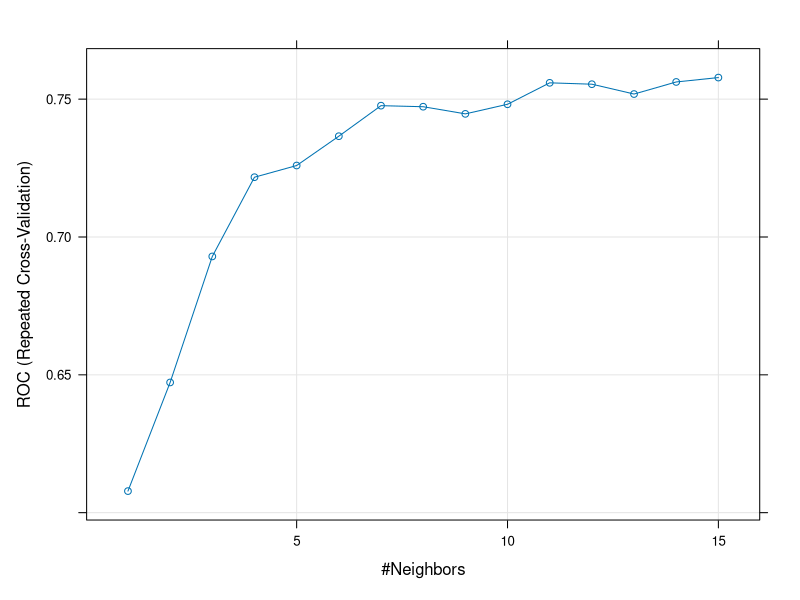
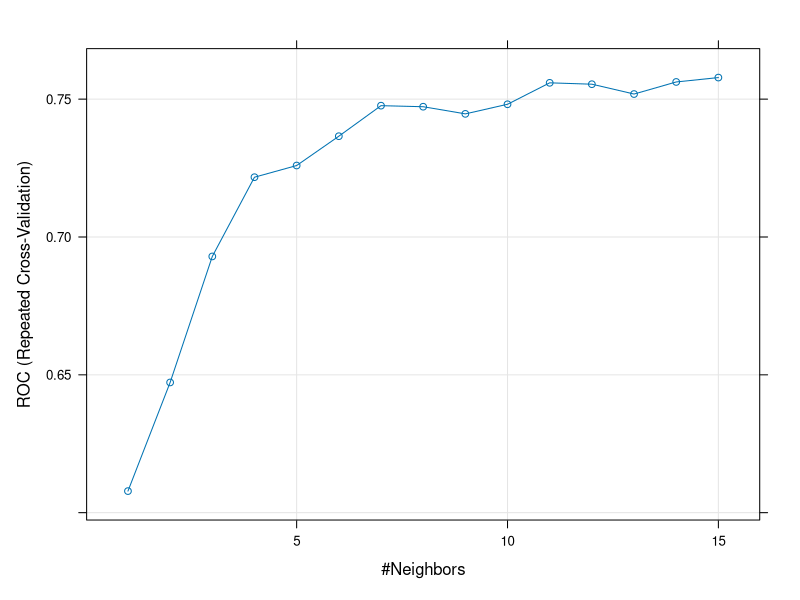
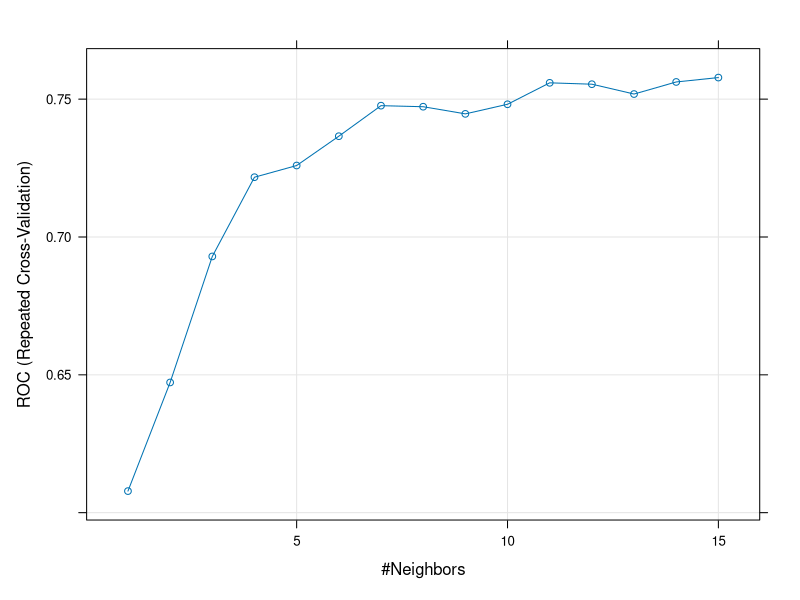

These figures' R source, in order: (Note: this script raises an error after producing the figures.)
## ---- chunk 1
knitr::opts_chunk$set(echo = TRUE)
## ---- chunk 2
library(pROC)
library(caret)
dane <- read.csv("stroke.csv", sep=";")

# usuwanie brakow danych

sum(sapply(dane, function(x) sum(is.na(x))))
dane <-na.omit(dane)

# zamiana zmiennych kategorycznych 
# gender i evermarried na wartości zero-jednykowe 

dummy_data <- dummyVars(~ work_type, data = dane)
dummy_data_transformed <- as.data.frame(predict(dummy_data, newdata = dane))
dane1 <- cbind(dane, dummy_data_transformed)

dummy_data <- dummyVars(~ Residence_type, data = dane1)
dummy_data_transformed <- as.data.frame(predict(dummy_data, newdata = dane1))
dane1 <- cbind(dane1, dummy_data_transformed)

dummy_data <- dummyVars(~ smoking_status, data = dane1)
dummy_data_transformed <- as.data.frame(predict(dummy_data, newdata = dane1))
dane1 <- cbind(dane1, dummy_data_transformed)

dane1$gender <- ifelse(dane1$gender == "Male", 1, 0)
dane1$ever_married <- ifelse(dane1$ever_married == "Yes", 1, 0)
dane1$Stroke <- dane1$stroke

dane1 <- dane1[,-c(6,7,10,11)]
str(dane1)
table(dane1$Stroke)
dane1$Stroke <- factor(dane1$Stroke,levels = c("0", "1"), labels = c("nie", "tak"))
str(dane1)

# bilansowanie danych 
dane1 <- dane1[1:1000,] 

# standaryzacja danych
scaled_data <- as.data.frame(scale(dane1[,-19]))
scaled_data$Stroke <- dane1$Stroke
## ---- chunk 3
# bez standaryzacji

set.seed(123)
ind <- sample(2, nrow(dane1), replace = TRUE, prob = c(0.7, 0.3))
train_set <- dane1[ind==1,]
test_set <- dane1[ind==2,]
# ze standaryzacja

set.seed(123)
ind <- sample(2, nrow(scaled_data), replace = TRUE, prob = c(0.7, 0.3))
train_set2 <- scaled_data[ind==1,]
test_set2 <- scaled_data[ind==2,]
## ---- chunk 4
# KNN
trControl <- trainControl(method = "repeatedcv", 
                          number = 10,  
                          repeats = 3,  
                          classProbs = TRUE,
                          summaryFunction = twoClassSummary) 
set.seed(1234)
fit <- train(Stroke ~ ., 
             data = train_set,
             tuneGrid   = expand.grid(k = 1:15),
             method = "knn",
             tuneLength = 20,
             metric     = "ROC", 
             trControl = trControl,
             preProc = c("center", "scale"))  


fit
plot(fit)
varImp(fit)

pred <- predict(fit, newdata = test_set )
confusionMatrix(pred, test_set$Stroke, positive = 'tak' )
## ---- chunk 5
# K-NN
trControl <- trainControl(method = "repeatedcv", 
                          number = 10,  
                          repeats = 3,  
                          classProbs = TRUE,
                          summaryFunction = twoClassSummary)  
set.seed(1234)
fit <- train(Stroke ~ ., 
             data = train_set2,
             tuneGrid   = expand.grid(k = 1:15),
             method = "knn",
             tuneLength = 20,
             metric     = "ROC", 
             trControl = trControl,
             preProc = c("center", "scale"))  

fit
plot(fit)
varImp(fit)

pred <- predict(fit, newdata = test_set2 )
confusionMatrix(pred, test_set2$Stroke, positive = 'tak' )
## ---- chunk 6
# KNN
trControl <- trainControl(method = "repeatedcv", 
                          number = 10,  
                          repeats = 3,  
                          classProbs = TRUE,
                          summaryFunction = twoClassSummary)  
set.seed(1234)
fit <- train(Stroke ~ ., 
             data = train_set2,
             tuneGrid   = expand.grid(k = 1:15),
             method = "knn",
             tuneLength = 20,
             metric     = "ROC", 
             trControl = trControl,
             preProc = c("center", "scale"))  

fit
plot(fit)
varImp(fit)

pred <- predict(fit, newdata = test_set2 )
confusionMatrix(pred, test_set2$Stroke, positive = 'tak' )
## ---- chunk 7
trControl <- trainControl(method = "repeatedcv", 
                          number = 10,  
                          repeats = 1,  
                          classProbs = TRUE,
                          summaryFunction = twoClassSummary)  
# KKNN
fit <- train(Stroke ~ ., 
             data = train_set,
             method = "kknn",
             tuneLength = 5,
             metric     = "ROC", 
             trControl = trControl,
             preProc = c("center", "scale"))


fit
plot(fit)
varImp(fit)

pred <- predict(fit, newdata = test_set )
confusionMatrix(pred, test_set$Stroke, positive = 'tak' )
## ---- chunk 8
#regresja logisyczna 
formula <- Stroke~.
model <- glm(formula , data = train_set, family = binomial)

#predykcja na zbiorze testowym
predictions <- predict(model, test_set, type = 'response')

#zamiana prawdopodobienstwa na 0 i 1 
predicted_classes <- ifelse(predictions >= 0.5, 'tak' , 'nie')
predicted_classes <- as.factor(predicted_classes)
confusionMatrix(predicted_classes, test_set$Stroke, positive = 'tak' )
## ---- chunk 9
# regresja logisyczna 
formula <- Stroke~.
model <- glm(formula , data = train_set2, family = binomial)

# predykcja na zbiorze testowym
predictions <- predict(model, test_set2, type = 'response')

# zamiana prawdopodobienstwa na 0 i 1 
predicted_classes <- ifelse(predictions >= 0.5, 'tak' , 'nie')
predicted_classes <- as.factor(predicted_classes)
confusionMatrix(predicted_classes, test_set2$Stroke, positive = 'tak' )
## ---- chunk 10
# Funkcja do wykrywania wartości odstających na podstawie IQR
detect_outliers_iqr <- function(series) {
  Q1 <- quantile(series, 0.25, na.rm = TRUE)
  Q3 <- quantile(series, 0.75, na.rm = TRUE)
  IQR <- Q3 - Q1
  lower_bound <- Q1 - 1.5 * IQR
  upper_bound <- Q3 + 1.5 * IQR
  outliers <- (series < lower_bound) | (series > upper_bound)
  return(outliers)
}

# Funkcja do wykrywania wartości odstających na podstawie odchylenia standardowego
detect_outliers_std <- function(series, n_std = 3) {
  mean_val <- mean(series, na.rm = TRUE)
  std_val <- sd(series, na.rm = TRUE)
  lower_bound <- mean_val - n_std * std_val
  upper_bound <- mean_val + n_std * std_val
  outliers <- (series < lower_bound) | (series > upper_bound)
  return(outliers)
}

remove_outliers <- function(data, method = "IQR") {
  if (method == "IQR") {
    outliers <- apply(data, 2, detect_outliers_iqr)
  } else if (method == "STD") {
    outliers <- apply(data, 2, detect_outliers_std)
  } else {
    stop("Nieznana metoda. Wprowadź 'IQR' lub 'STD'.")
  }
  
# Usuwanie obserwacji odstających ze zbioru danych
  data_cleaned <- data
  data_cleaned[outliers] <- NA
  data_cleaned <- na.omit(data_cleaned)
  
  return(data_cleaned)
}

# Wykrywanie obserwacji odstających i usuwanie ich na podstawie wybranej metody
kolumny_do_usuniecia_odstajacych <- dane1[, c(2, 6, 7)]

# Usuwanie obserwacji odstających tylko z wybranych kolumn
kolumny_po_usunieciu_iqr <- remove_outliers(kolumny_do_usuniecia_odstajacych, method = "IQR")

dane_po_usunieciu_iqr <- dane1[rownames(kolumny_po_usunieciu_iqr), ]
table(dane_po_usunieciu_iqr$Stroke)

# bez standaryzacji 
set.seed(123)
ind <- sample(2, nrow(dane_po_usunieciu_iqr), replace = TRUE, prob = c(0.7, 0.3))
train_set3 <- dane_po_usunieciu_iqr[ind==1,]
test_set3 <- dane_po_usunieciu_iqr[ind==2,]



# regresja logisyczna 
formula <- Stroke~.
model <- glm(formula , data = train_set3, family = binomial)

# predykcja na zbiorze testowym
predictions <- predict(model, test_set3, type = 'response')

# zamiana prawdopodobienstwa na 0 i 1 
predicted_classes <- ifelse(predictions >= 0.5, 'tak' , 'nie')
predicted_classes <- as.factor(predicted_classes)
confusionMatrix(predicted_classes, test_set3$Stroke, positive = 'tak' )
## ---- chunk 11
# KNN
trControl <- trainControl(method = "repeatedcv", 
                          number = 10,  
                          repeats = 3, 
                          classProbs = TRUE,
                          summaryFunction = twoClassSummary)  
set.seed(1234)
fit <- train(Stroke ~ ., 
             data = train_set,
             tuneGrid   = expand.grid(k = 1:20),
             method = "knn",
             tuneLength = 20,
             metric     = "ROC", 
             trControl = trControl,
             preProc = c("center", "scale")) 

pred <- predict(fit, newdata = test_set )
confusionMatrix(pred, test_set$Stroke, positive = 'tak' )

# Wykres ROC i AUC 
pred <- predict(fit, newdata = test_set, type = 'prob')[,2]
roc_obj <- roc(test_set$Stroke, pred)
auc <- round(auc(test_set$Stroke, pred),4)

# Rysowanie krzywej ROC
ggroc(roc_obj,colour = 'steelblue',size=2,legacy.axes = TRUE) +
  geom_abline(linetype = "dashed") +
  theme(panel.border = element_rect(color = 'black',fill = NA,size = 1),
        panel.background = element_rect(fill='gray95'),
        plot.background = element_rect(color = 'black', size = 1) 
  )+
  ggtitle(paste0('Krzywa ROC ', '(AUC = ', auc, ')')) +
  labs(x = "1 - Swoistość",
       y = "Swoistość")


# regresja logisyczna 
formula <- Stroke~.
model <- glm(formula , data = train_set, family = binomial)

# predykcj na zbiorze testowym
predictions <- predict(model, test_set, type = 'response')

# Przekształcenie wynikow na formę binarną (0 lub 1)
predicted_classes <- ifelse(predictions >= 0.5, 'tak' , 'nie')
predicted_classes <- as.factor(predicted_classes)
confusionMatrix(predicted_classes, test_set$Stroke, positive = 'tak' )

# Wykres ROC i AUC 
roc_obj <- roc(test_set$Stroke, predictions)
auc <- round(auc(test_set$Stroke, predictions),4)

# Rysowanie krzywej ROC
ggroc(roc_obj,colour = 'steelblue',size=2,legacy.axes = TRUE) +
  geom_abline(linetype = "dashed") +
  theme(panel.border = element_rect(color = 'black',fill = NA,size = 1),
        panel.background = element_rect(fill='gray95'),
        plot.background = element_rect(color = 'black', size = 1) 
  )+
  ggtitle(paste0('Krzywa ROC ', '(AUC = ', auc, ')')) +
  labs(x = "1 - Swoistość",
       y = "Swoistość")
